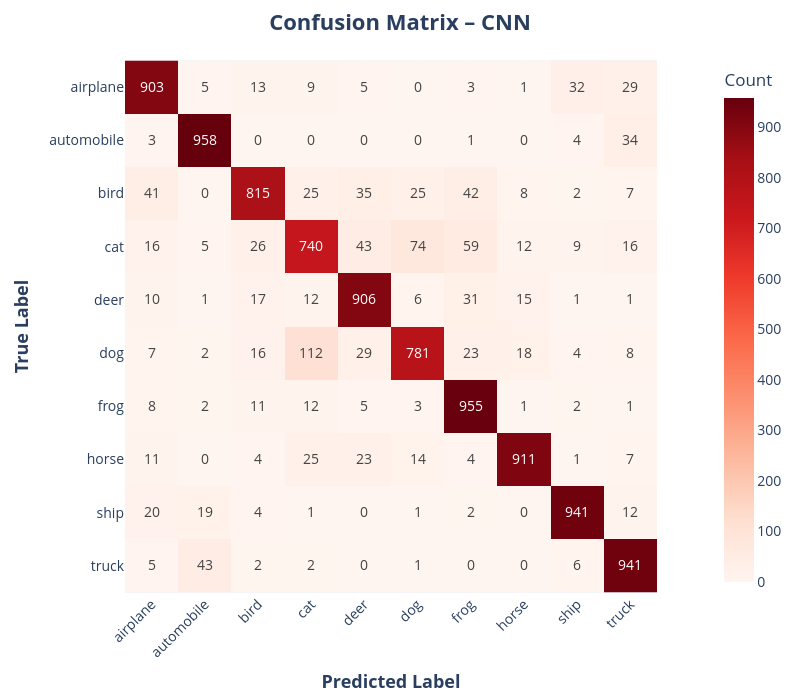

The notebook cell saved with this chart:
### Code cell
# Compute confusion matrix
cnn_cm = confusion_matrix(y_true_cnn_final, y_pred_cnn_final)
cnn_df = pd.DataFrame(cnn_cm, index=class_names, columns=class_names)

# Create heatmap
fig = px.imshow(
    cnn_df,
    text_auto=True,
    color_continuous_scale='Reds',
    labels=dict(x="Predicted Label", y="True Label", color="Count")
)

# Customize layout
fig.update_layout(
    title=dict(
        text="<b>Confusion Matrix – CNN</b>",
        x=0.5,  # center title
        xanchor='center',
        font=dict(size=22)
    ),
    xaxis=dict(title='<b>Predicted Label</b>', title_font=dict(size=18), tickangle = -45),
    yaxis=dict(title='<b>True Label</b>', title_font=dict(size=18)),
    font=dict(size=14),
    width = 800,
    height = 700,
)

fig.show()

### Figure 1 — Plotly figure (JSON) as saved in the notebook; plotly's stock layout.template omitted (floating-point values rounded to 4 significant figures)
{"data": [{"coloraxis": "coloraxis", "hovertemplate": "Predicted Label: %{x}<br>True Label: %{y}<br>Count: %{z}<extra></extra>", "name": "0", "texttemplate": "%{z}", "type": "heatmap", "x": ["airplane", "automobile", "bird", "cat", "deer", "dog", "frog", "horse", "ship", "truck"], "xaxis": "x", "y": ["airplane", "automobile", "bird", "cat", "deer", "dog", "frog", "horse", "ship", "truck"], "yaxis": "y", "z": [[903, 5, 13, 9, 5, 0, 3, 1, 32, 29], [3, 958, 0, 0, 0, 0, 1, 0, 4, 34], [41, 0, 815, 25, 35, 25, 42, 8, 2, 7], [16, 5, 26, 740, 43, 74, 59, 12, 9, 16], [10, 1, 17, 12, 906, 6, 31, 15, 1, 1], [7, 2, 16, 112, 29, 781, 23, 18, 4, 8], [8, 2, 11, 12, 5, 3, 955, 1, 2, 1], [11, 0, 4, 25, 23, 14, 4, 911, 1, 7], [20, 19, 4, 1, 0, 1, 2, 0, 941, 12], [5, 43, 2, 2, 0, 1, 0, 0, 6, 941]]}], "layout": {"coloraxis": {"colorbar": {"title": {"text": "Count"}}, "colorscale": [[0, "rgb(255,245,240)"], [0.125, "rgb(254,224,210)"], [0.25, "rgb(252,187,161)"], [0.375, "rgb(252,146,114)"], [0.5, "rgb(251,106,74)"], [0.625, "rgb(239,59,44)"], [0.75, "rgb(203,24,29)"], [0.875, "rgb(165,15,21)"], [1, "rgb(103,0,13)"]]}, "font": {"size": 14}, "height": 700, "margin": {"t": 60}, "title": {"font": {"size": 22}, "text": "<b>Confusion Matrix – CNN</b>", "x": 0.5, "xanchor": "center"}, "width": 800, "xaxis": {"anchor": "y", "constrain": "domain", "domain": [0, 1], "scaleanchor": "y", "tickangle": -45, "title": {"font": {"size": 18}, "text": "<b>Predicted Label</b>"}}, "yaxis": {"anchor": "x", "autorange": "reversed", "constrain": "domain", "domain": [0, 1], "title": {"font": {"size": 18}, "text": "<b>True Label</b>"}}}}
